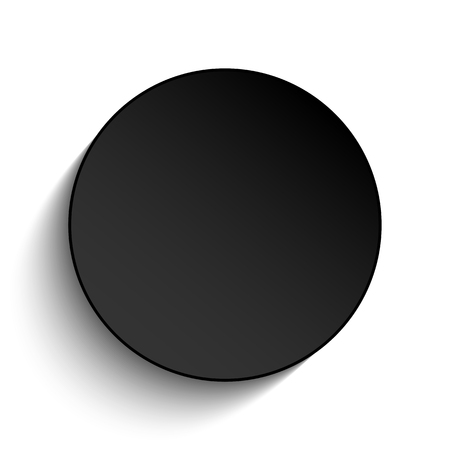
#> input picture TP2 - ReconocerObjetos - ML/shapes/circulo.jpg, 450 x 450 px, given in place of the camera
$ python clasificador.py
#> lines starting #> are read from the running program, lines starting #| are printed output that depends on the picture; after the words box and inside, x2 and y2 are one past the last pixel; in counts of white or black regions, pixels touching at a corner belong together
#> further down, img is the input picture: shape (450, 450, 3); min 0, max 255, mean 163.6
import cv2
import numpy as np
#from joblib import load
#import sklearn as sk

GREEN = (0,255,0)

"""
----TAGS----
1. Cuadrado
2. Triangulo
3. Circulo

"""
# load model
#clasificator = load('shapes_model.joblib')


frameWidth = 640
frameHeight = 480
cam = cv2.VideoCapture(0)
cam.set(3, frameWidth)
cam.set(4, frameHeight)


def empty(a):
    pass

## Parameters window:
cv2.namedWindow("Parametros")
cv2.resizeWindow("Parametros", 640,240)
cv2.createTrackbar("Umbral","Parametros",93,255,empty)
cv2.createTrackbar("Distancia","Parametros",20,100,empty)
cv2.createTrackbar("Area","Parametros",500,10000,empty)

#Refernce dictionary
references = {1: 'Cuadrado',
              2: 'Circulo',
              3: 'Triangulo'}

##Funcion para apilar las ventanas:
def stackImages(scale,imgArray):
    rows = len(imgArray)
    cols = len(imgArray[0])
    rowsAvailable = isinstance(imgArray[0], list)
    width = imgArray[0][0].shape[1]
    height = imgArray[0][0].shape[0]
    if rowsAvailable:
        for x in range ( 0, rows):
            for y in range(0, cols):
                if imgArray[x][y].shape[:2] == imgArray[0][0].shape [:2]:
                    imgArray[x][y] = cv2.resize(imgArray[x][y], (0, 0), None, scale, scale)
                else:
                    imgArray[x][y] = cv2.resize(imgArray[x][y], (imgArray[0][0].shape[1], imgArray[0][0].shape[0]), None, scale, scale)
                if len(imgArray[x][y].shape) == 2: imgArray[x][y]= cv2.cvtColor( imgArray[x][y], cv2.COLOR_GRAY2BGR)
        imageBlank = np.zeros((height, width, 3), np.uint8)
        hor = [imageBlank]*rows
        hor_con = [imageBlank]*rows
        for x in range(0, rows):
            hor[x] = np.hstack(imgArray[x])
        ver = np.vstack(hor)
    else:
        for x in range(0, rows):
            if imgArray[x].shape[:2] == imgArray[0].shape[:2]:
                imgArray[x] = cv2.resize(imgArray[x], (0, 0), None, scale, scale)
            else:
                imgArray[x] = cv2.resize(imgArray[x], (imgArray[0].shape[1], imgArray[0].shape[0]), None,scale, scale)
            if len(imgArray[x].shape) == 2: imgArray[x] = cv2.cvtColor(imgArray[x], cv2.COLOR_GRAY2BGR)
        hor= np.hstack(imgArray)
        ver = hor
    return ver

def process_img(img, threshold1, match_dist, min_area):
    #La convierto a gris
#> called with threshold1 = 93, match_dist = 0.2, min_area = 500
    img_gray = cv2.cvtColor(img, cv2.COLOR_BGR2GRAY)

    #La convierto a binaria
    _, img_binary = cv2.threshold(img_gray, threshold1,255,cv2.THRESH_BINARY_INV)
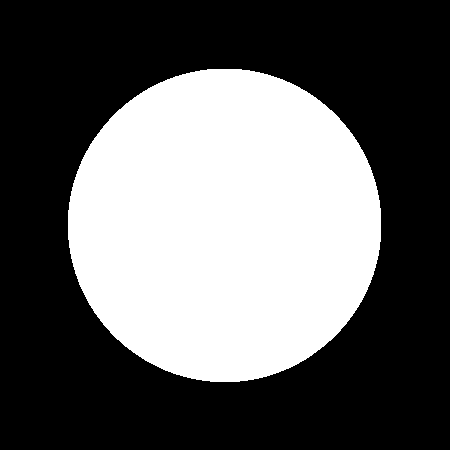
#> img_binary: shape (450, 450); 38.1% white; 1 white region

    # Operación morfológica
    kernel = cv2.getStructuringElement(cv2.MORPH_RECT, (5, 5))
    #kernel = np.ones((5, 5), np.uint8)
    img_binary = cv2.morphologyEx(img_binary, cv2.MORPH_OPEN, kernel)
    img_binary = cv2.morphologyEx(img_binary, cv2.MORPH_CLOSE, kernel)

    #Hallo ontornos
    contours, _ = cv2.findContours(img_binary, cv2.RETR_EXTERNAL, cv2.CHAIN_APPROX_SIMPLE)
#> contours = 1 contour; box (x1, y1, x2, y2) and area: (68, 69, 381, 382) 76738

    #Valido los contornos respecto al area
    valid_contours = []
    for c in contours:
        area = cv2.contourArea(c)
        if area > min_area:
            valid_contours.append(c)
#> this loop made 1 pass
#> area on pass 1: 76738.5
#> after the loop, valid_contours has the same summary as contours

    #Dibujo contornos
    cv2.drawContours(img, valid_contours, -1, GREEN, 2)
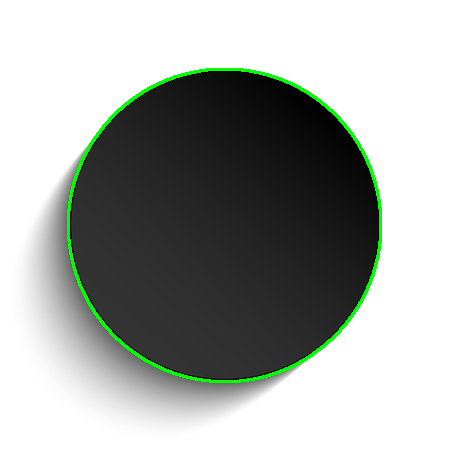
#> img: shape (450, 450, 3); 1.67% of pixels changed, all inside (x1, y1, x2, y2) = (67, 68, 382, 383); drawn as B, G, R

    #Para cada contorno detectado
    for c in valid_contours:
        #Obtener Hu Moments
        moments = cv2.moments(c)
        hu_moments = cv2.HuMoments(moments)

        #Predecir
        #predicted_tag = clasificator.predict(hu_moments.flatten().reshape(1, -1))
        #label = references[predicted_tag[0]]
        label = "Cuadrado"

        #Escribir prediccion
        x, y, w, h = cv2.boundingRect(c)
        cv2.putText(img, label, (x, y - 10), cv2.FONT_HERSHEY_SIMPLEX, 0.6, GREEN, 2)
#> this loop made 1 pass
#> (label, x, y, w, h) on pass 1: ('Cuadrado', 68, 69, 313, 313)
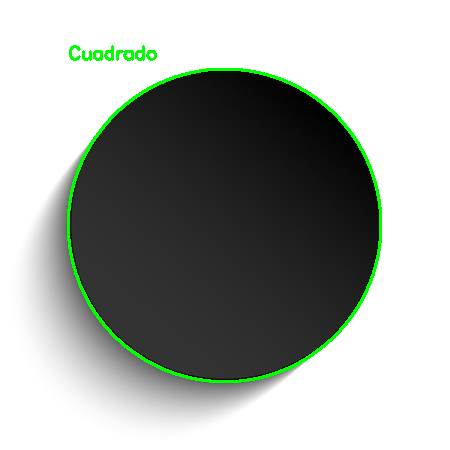
#> img: shape (450, 450, 3); 0.32% of pixels changed, all inside (x1, y1, x2, y2) = (69, 45, 157, 61); drawn as B, G, R
    return img, img_binary

while True:
    #Obtener parametros
    threshold1 = cv2.getTrackbarPos("Umbral","Parametros")
    match_dist = cv2.getTrackbarPos("Distancia","Parametros") / 100.0
    min_area = cv2.getTrackbarPos("Area","Parametros")

    #Obtengo imagen de webcam
    success, img = cam.read()

    #Proceso el frame
    result, img_binary = process_img(img.copy(),threshold1,match_dist,min_area)

    #Muestro las ventanas juntas
    stack = stackImages(0.8,([img,img_binary,result]))
#> in stackImages, `rows = len(imgArray)`: rows = 3
#> in stackImages, `cols = len(imgArray[0])`: cols = 450
#> in stackImages, `rowsAvailable = isinstance(imgArray[0], list)`: rowsAvailable = False
#> after the loop in stackImages, `for x in range(0, rows):`: imgArray = 3 items
#> in stackImages, `hor= np.hstack(imgArray)`:
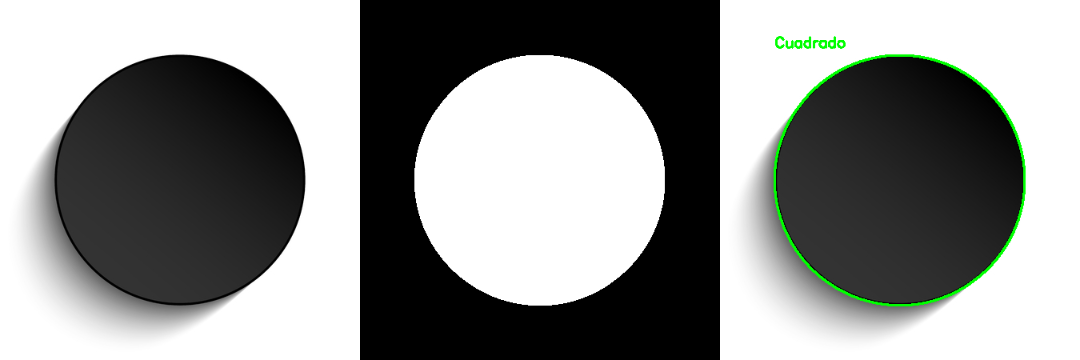
#> hor: shape (360, 1080, 3); mean of channels 0, 1, 2 140.8, 142.5, 140.8; drawn as B, G, R
    cv2.imshow("Resultado",stack)

    if cv2.waitKey(1) & 0xFF == ord('q'):
#> (key q is pressed here)
        break
